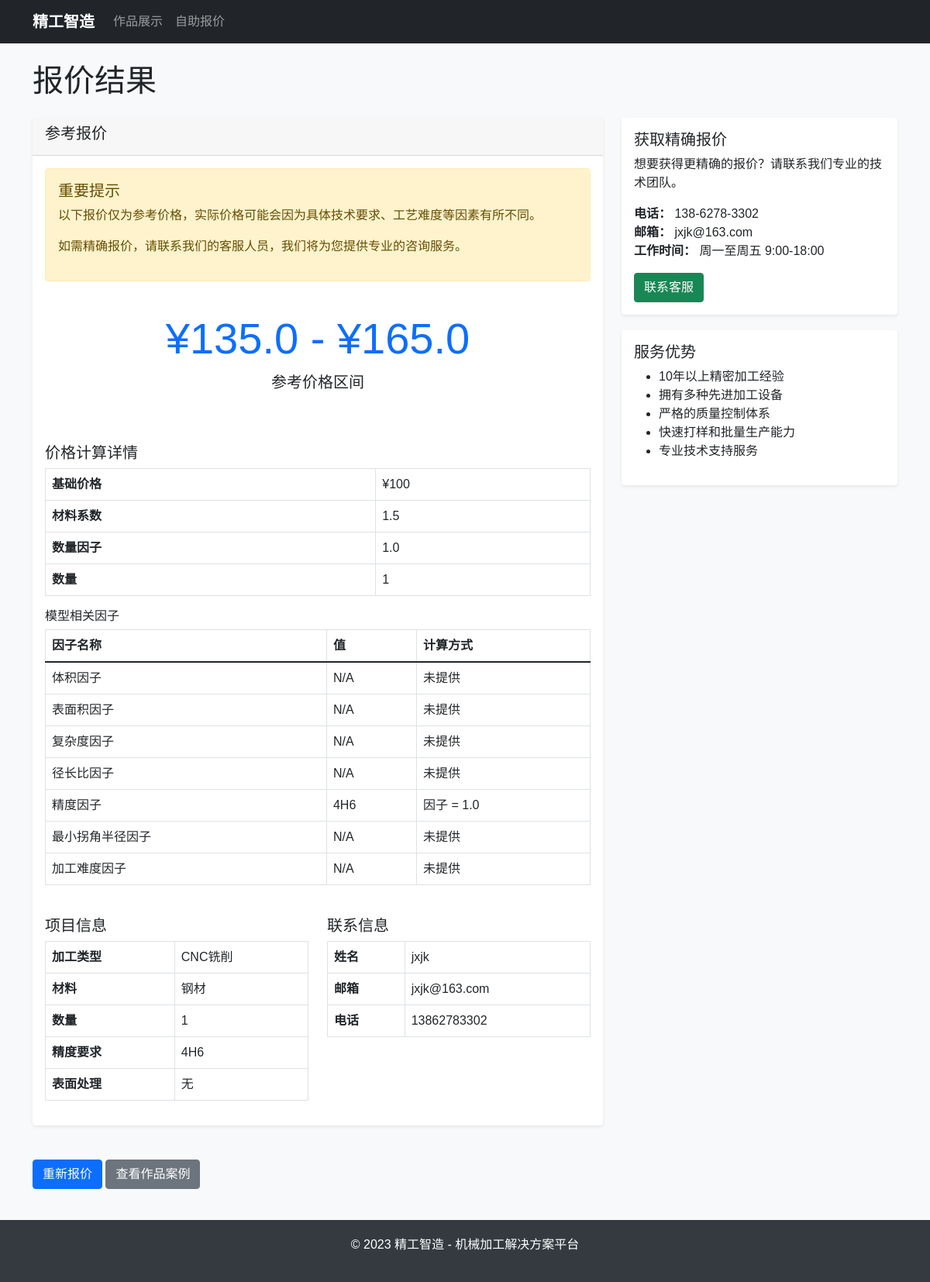
/quotation/result/2/, run on the app's committed database.
### quotation/models.py (models this page shows, shortened)
class QuotationRequest(models.Model):
    PROCESSING_TYPES = [
        ('cnc_milling', 'CNC铣削'),
        ('cnc_turning', 'CNC车削'),
        ('3d_printing', '3D打印'),
    ]
    MATERIALS = [
        ('aluminum', '铝合金'),
        ('steel', '钢材'),
        ('stainless_steel', '不锈钢'),
        ('plastic', '塑料'),
        ('other', '其他'),
    ]
    SURFACE_TREATMENTS = [
        ('none', '无'),
        ('anodizing', '阳极氧化'),
        ('painting', '喷漆'),
        ('polishing', '抛光'),
        ('other', '其他'),
    ]
    name = models.CharField(max_length=100, verbose_name='姓名')
    email = models.EmailField(verbose_name='邮箱')
    phone = models.CharField(max_length=20, verbose_name='电话')
    processing_type = models.CharField(max_length=20, choices=PROCESSING_TYPES, verbose_name='加工类型')
    material = models.CharField(max_length=20, choices=MATERIALS, verbose_name='材料')
    quantity = models.PositiveIntegerField(verbose_name='数量')
    accuracy = models.CharField(max_length=50, verbose_name='精度要求')
    surface_treatment = models.CharField(max_length=20, choices=SURFACE_TREATMENTS, verbose_name='表面处理')
    description = models.TextField(blank=True, verbose_name='附加说明')
    model_file = models.FileField(upload_to='quotation_models/', blank=True, verbose_name='3D模型文件')
    volume = models.FloatField(null=True, blank=True, verbose_name='体积 (cm³)')
    surface_area = models.FloatField(null=True, blank=True, verbose_name='表面积 (cm²)')
    bounding_box_length = models.FloatField(null=True, blank=True, verbose_name='包围盒长度 (mm)')
    bounding_box_width = models.FloatField(null=True, blank=True, verbose_name='包围盒宽度 (mm)')
    bounding_box_height = models.FloatField(null=True, blank=True, verbose_name='包围盒高度 (mm)')
    min_radius = models.FloatField(null=True, blank=True, verbose_name='最小拐角半径 (mm)')
    max_aspect_ratio = models.FloatField(null=True, blank=True, verbose_name='最大径长比')
    complexity_score = models.FloatField(null=True, blank=True, verbose_name='复杂度评分')
    min_tool_diameter = models.FloatField(null=True, blank=True, verbose_name='最小刀具直径 (mm)')
    machining_difficulty = models.FloatField(null=True, blank=True, verbose_name='加工难度评分')
    created_at = models.DateTimeField(default=timezone.now, verbose_name='创建时间')
    is_processed = models.BooleanField(default=False, verbose_name='已处理')
    class Meta:
        verbose_name = '报价请求'
        verbose_name_plural = '报价请求'
        ordering = ['-created_at']

### quotation/views.py (the view)
# urls.py: path('result/<int:quotation_id>/', views.quotation_result, name='result'),
def quotation_result(request, quotation_id):
    try:
        quotation = QuotationRequest.objects.get(id=quotation_id)
        base_prices = {
            'cnc_milling': 100,    # CNC铣削基础价格
            'cnc_turning': 80,     # CNC车削基础价格
            '3d_printing': 50,     # 3D打印基础价格
        }
        material_multipliers = {
            'aluminum': 1.0,       # 铝合金
            'steel': 1.5,          # 钢材
            'stainless_steel': 1.8, # 不锈钢
            'plastic': 0.8,        # 塑料
            'other': 1.2,          # 其他
        }
        base_price = base_prices.get(quotation.processing_type, 100)
        material_multiplier = material_multipliers.get(quotation.material, 1.0)
        quantity_factor = max(0.8, 100 / (quotation.quantity + 99))  # 数量折扣因子
        model_factor = 1.0
        factor_details = {
            'base_price': base_price,
            'material_multiplier': material_multiplier,
            'quantity_factor': quantity_factor,
            'quantity': quotation.quantity,
            'factors': []
        }
        if quotation.volume:
            volume_factor = (1 + quotation.volume / 1000.0)
            model_factor *= volume_factor
            factor_details['factors'].append({
                'name': '体积因子',
                'value': quotation.volume,
                'calculation': f"1 + {quotation.volume} / 1000.0 = {volume_factor:.4f}"
            })
        else:
            factor_details['factors'].append({
                'name': '体积因子',
                'value': 'N/A',
                'calculation': '未提供'
            })
        if quotation.surface_area:
            surface_area_factor = (1 + quotation.surface_area / 1000.0)
            model_factor *= surface_area_factor
            factor_details['factors'].append({
                'name': '表面积因子',
                'value': quotation.surface_area,
                'calculation': f"1 + {quotation.surface_area} / 1000.0 = {surface_area_factor:.4f}"
            })
        else:
            factor_details['factors'].append({
                'name': '表面积因子',
                'value': 'N/A',
                'calculation': '未提供'
            })
        if quotation.complexity_score:
            complexity_factor = (1 + quotation.complexity_score / 10.0)
            model_factor *= complexity_factor
            factor_details['factors'].append({
                'name': '复杂度因子',
                'value': quotation.complexity_score,
                'calculation': f"1 + {quotation.complexity_score} / 10.0 = {complexity_factor:.4f}"
            })
        else:
            factor_details['factors'].append({
                'name': '复杂度因子',
                'value': 'N/A',
                'calculation': '未提供'
            })
        if quotation.max_aspect_ratio and quotation.max_aspect_ratio > 5:
            aspect_ratio_factor = 1.2
            model_factor *= aspect_ratio_factor
            factor_details['factors'].append({
                'name': '径长比因子',
                'value': quotation.max_aspect_ratio,
                'calculation': f"大于5，因子 = {aspect_ratio_factor}"
            })
        elif quotation.max_aspect_ratio:
            factor_details['factors'].append({
                'name': '径长比因子',
                'value': quotation.max_aspect_ratio,
                'calculation': f"小于等于5，因子 = 1.0"
            })
        else:
            factor_details['factors'].append({
                'name': '径长比因子',
                'value': 'N/A',
                'calculation': '未提供'
            })
        precision_factor = 1.0
        if '±0.01' in quotation.accuracy:
            precision_factor = 1.5
        elif '±0.05' in quotation.accuracy:
            precision_factor = 1.2
        elif '±0.1' in quotation.accuracy:
            precision_factor = 1.1
        if precision_factor > 1.0:
            model_factor *= precision_factor
            factor_details['factors'].append({
                'name': '精度因子',
                'value': quotation.accuracy,
                'calculation': f"因子 = {precision_factor}"
            })
        else:
            factor_details['factors'].append({
                'name': '精度因子',
                'value': quotation.accuracy,
                'calculation': f"因子 = 1.0"
            })
        if quotation.min_radius and quotation.min_radius < 0.5:
            radius_factor = 1.3
            model_factor *= radius_factor
            factor_details['factors'].append({
                'name': '最小拐角半径因子',
                'value': quotation.min_radius,
                'calculation': f"小于0.5，因子 = {radius_factor}"
            })
        elif quotation.min_radius:
            factor_details['factors'].append({
                'name': '最小拐角半径因子',
                'value': quotation.min_radius,
                'calculation': f"大于等于0.5，因子 = 1.0"
            })
        else:
            factor_details['factors'].append({
                'name': '最小拐角半径因子',
                'value': 'N/A',
                'calculation': '未提供'
            })
        if quotation.machining_difficulty:
            difficulty_factor = (1 + quotation.machining_difficulty / 10.0)
            model_factor *= difficulty_factor
            factor_details['factors'].append({
                'name': '加工难度因子',
                'value': quotation.machining_difficulty,
                'calculation': f"1 + {quotation.machining_difficulty} / 10.0 = {difficulty_factor:.4f}"
            })
        else:
            factor_details['factors'].append({
                'name': '加工难度因子',
                'value': 'N/A',
                'calculation': '未提供'
            })
        print(f"报价ID {quotation_id} 的计算参数:")
        print(f"  基础价格: {base_price}")
        print(f"  材料系数: {material_multiplier}")
        print(f"  数量因子: {quantity_factor}")
        print(f"  数量: {quotation.quantity}")
        print(f"  模型因子: {model_factor}")
        print(f"  是否有模型文件: {bool(quotation.model_file)}")
        print(f"  体积: {quotation.volume}")
        print(f"  表面积: {quotation.surface_area}")
        print(f"  复杂度评分: {quotation.complexity_score}")
        estimated_price = base_price * material_multiplier * quantity_factor * quotation.quantity * model_factor
        price_min = round(estimated_price * 0.9, 2)
        price_max = round(estimated_price * 1.1, 2)
        context = {
            'quotation': quotation,
            'price_min': price_min,
            'price_max': price_max,
            'factor_details': factor_details  # 添加详细的因子信息到上下文中
        }
        return render(request, 'quotation/result.html', context)
    except QuotationRequest.DoesNotExist:
        messages.error(request, '未找到指定的报价请求')
        return redirect('quotation:home')

### templates/quotation/result.html (shortened to what this page needs)
{% extends 'base.html' %}
{% block content %}
<div class="row">
    <div class="col-12">
        <h1 class="mb-4">报价结果</h1>
    </div>
</div>
<div class="row">
    <div class="col-md-8">
        <div class="card">
            <div class="card-header">
                <h5>参考报价</h5>
            </div>
            <div class="card-body">
                <div class="alert alert-warning">
                    <h5>重要提示</h5>
                    <p>以下报价仅为参考价格，实际价格可能会因为具体技术要求、工艺难度等因素有所不同。</p>
                    <p>如需精确报价，请联系我们的客服人员，我们将为您提供专业的咨询服务。</p>
                </div>
                <div class="pricing-result text-center py-4">
                    <h3 class="display-4 text-primary">¥{{ price_min }} - ¥{{ price_max }}</h3>
                    <p class="lead">参考价格区间</p>
                </div>
                {% if factor_details %}
                <div class="row mt-4">
                    <div class="col-12">
                        <h5>价格计算详情</h5>
                        <table class="table table-bordered">
                            <tr>
                                <td><strong>基础价格</strong></td>
                                <td>¥{{ factor_details.base_price }}</td>
                            </tr>
                            <tr>
                                <td><strong>材料系数</strong></td>
                                <td>{{ factor_details.material_multiplier }}</td>
                            </tr>
                            <tr>
                                <td><strong>数量因子</strong></td>
                                <td>{{ factor_details.quantity_factor }}</td>
                            </tr>
                            <tr>
                                <td><strong>数量</strong></td>
                                <td>{{ factor_details.quantity }}</td>
                            </tr>
                        </table>
                        <h6>模型相关因子</h6>
                        <table class="table table-bordered">
                            <thead>
                                <tr>
                                    <th>因子名称</th>
                                    <th>值</th>
                                    <th>计算方式</th>
                                </tr>
                            </thead>
                            <tbody>
                                {% for factor in factor_details.factors %}
                                <tr>
                                    <td>{{ factor.name }}</td>
                                    <td>{{ factor.value }}</td>
                                    <td>{{ factor.calculation }}</td>
                                </tr>
                                {% endfor %}
                            </tbody>
                        </table>
                    </div>
                </div>
                {% endif %}
                <div class="row mt-4">
                    <div class="col-md-6">
                        <h5>项目信息</h5>
                        <table class="table table-bordered">
                            <tr>
                                <td><strong>加工类型</strong></td>
                                <td>{{ quotation.get_processing_type_display }}</td>
                            </tr>
                            <tr>
                                <td><strong>材料</strong></td>
                                <td>{{ quotation.get_material_display }}</td>
                            </tr>
                            <tr>
                                <td><strong>数量</strong></td>
                                <td>{{ quotation.quantity }}</td>
                            </tr>
                            <tr>
                                <td><strong>精度要求</strong></td>
                                <td>{{ quotation.accuracy }}</td>
                            </tr>
                            <tr>
                                <td><strong>表面处理</strong></td>
                                <td>{{ quotation.get_surface_treatment_display }}</td>
                            </tr>
                        </table>
                    </div>
                    <div class="col-md-6">
                        <h5>联系信息</h5>
                        <table class="table table-bordered">
                            <tr>
                                <td><strong>姓名</strong></td>
                                <td>{{ quotation.name }}</td>
                            </tr>
                            <tr>
                                <td><strong>邮箱</strong></td>
                                <td>{{ quotation.email }}</td>
                            </tr>
                            <tr>
                                <td><strong>电话</strong></td>
                                <td>{{ quotation.phone }}</td>
                            </tr>
                        </table>
                    </div>
                </div>
            </div>
        </div>
    </div>
    <div class="col-md-4">
        <div class="card">
            <div class="card-body">
                <h5 class="card-title">获取精确报价</h5>
                <p class="card-text">
                    想要获得更精确的报价？请联系我们专业的技术团队。
                </p>
                <ul class="list-unstyled">
                    <li><strong>电话：</strong> 138-6278-3302</li>
                    <li><strong>邮箱：</strong> jxjk@163.com</li>
                    <li><strong>工作时间：</strong> 周一至周五 9:00-18:00</li>
                </ul>
                <button class="btn btn-success" onclick="contactUs()">联系客服</button>
            </div>
        </div>
        <div class="card mt-3">
            <div class="card-body">
                <h5 class="card-title">服务优势</h5>
                <ul>
                    <li>10年以上精密加工经验</li>
                    <li>拥有多种先进加工设备</li>
                    <li>严格的质量控制体系</li>
                    <li>快速打样和批量生产能力</li>
                    <li>专业技术支持服务</li>
                </ul>
            </div>
        </div>
    </div>
</div>
<div class="row mt-4">
    <div class="col-12">
        <a href="{% url 'quotation:request' %}" class="btn btn-primary">重新报价</a>
        <a href="{% url 'gallery:work_list' %}" class="btn btn-secondary">查看作品案例</a>
    </div>
</div>
{% endblock %}

### templates/base.html (style rules this page uses)
body { font-family: 'Microsoft YaHei', sans-serif; background-color: #f8f9fa; }
.card { margin-bottom: 20px; border: none; box-shadow: 0 0.125rem 0.25rem rgba(0, 0, 0, 0.075); transition: box-shadow 0.3s ease-in-out; }

### data on the page
QuotationRequest: value "4H6", processing_type "CNC铣削", material "钢材", quantity "1", accuracy "4H6", surface_treatment "无", name "jxjk", email "jxjk@163.com", phone "13862783302"

### other printed values
{{ price_min }} "135.0"
{{ price_max }} "165.0"
{{ factor_details.base_price }} "100"
{{ factor_details.material_multiplier }} "1.5"
{{ factor_details.quantity_factor }} "1.0"
{{ factor_details.quantity }} "1"
{{ factor.name }} "体积因子" "表面积因子" "复杂度因子" "径长比因子" "精度因子" "最小拐角半径因子" "加工难度因子"
{{ factor.value }} "N/A" "N/A" "N/A" "N/A" "N/A" "N/A"
{{ factor.calculation }} "未提供" "未提供" "未提供" "未提供" "因子 = 1.0" "未提供" "未提供"
